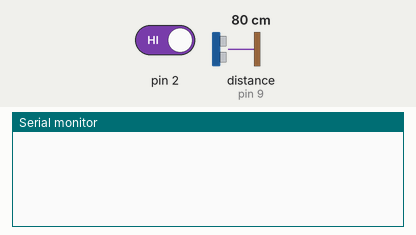
Recording of a sketch running on a simulated Arduino Uno, built with avr-gcc and run on an emulated ATmega328P. On the bench: the last lines printed to the serial monitor. The test bench sets the inputs (shaded band); at power-on: pin 2 HIGH, distance to the obstacle (sensor on pin 9) 80 cm. The echo pulse lasts 58.3 µs per cm.

Above: at 1.2 s.
1.3 s: pin 2 driven LOW
At 2.1 s:
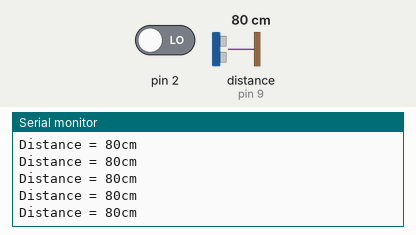
3.2 s: distance to the obstacle (sensor on pin 9) set to 2 cm
At 3.9 s:
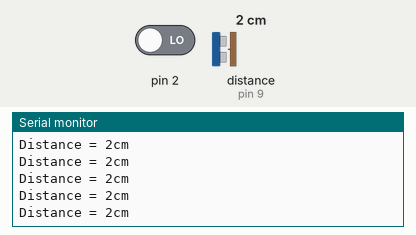
6.2 s: distance to the obstacle (sensor on pin 9) set to 18 cm
At 7.3 s:
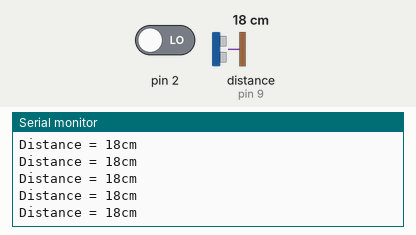
9.2 s: distance to the obstacle (sensor on pin 9) set to 4 cm
At 9.8 s:
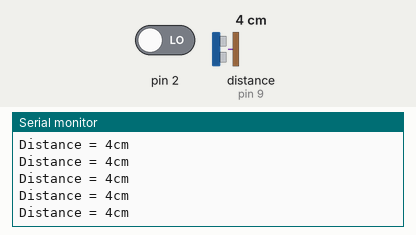
12.2 s: distance to the obstacle (sensor on pin 9) set to 35 cm
At 13.1 s:
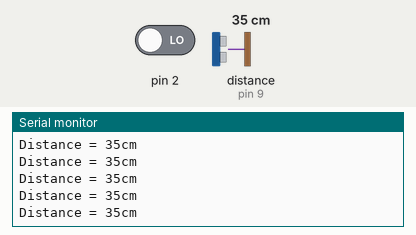
15.2 s: distance to the obstacle (sensor on pin 9) set to 299 cm
At 15.41 s:
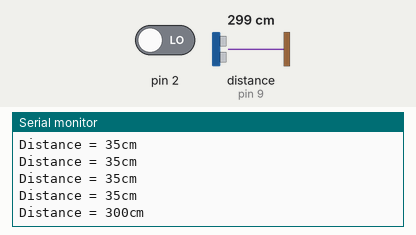
Timing chart, 0 to 18.2 s (numbered marks = the images above; inputs shaded):
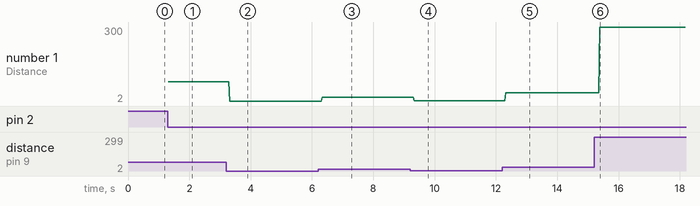

The sketch:

LAB09-checkpoint3.ino
```cpp
#include <LiquidCrystal.h> // include the library code
LiquidCrystal lcd(12, 7, 5, 4, 3,13); // initialize interface pins

const byte ledPin=10;
const byte TrigPin = 8;
const byte EchoPin = 9;
long duration;

void setup()
{
Serial.begin(9600);
pinMode(TrigPin,OUTPUT);
pinMode(EchoPin,INPUT);
digitalWrite(ledPin,HIGH);
attachInterrupt(0,doEncoder,LOW);
}

void loop(){
  noInterrupts();
digitalWrite(ledPin,HIGH);
digitalWrite(ledPin,LOW);
  interrupts();
}

void doEncoder()
{
  long cm;
digitalWrite(TrigPin,LOW);
delayMicroseconds(2);
digitalWrite(TrigPin,HIGH);
delayMicroseconds(10);
digitalWrite(TrigPin,LOW);
delayMicroseconds(2);
duration = pulseIn(EchoPin,HIGH);
cm = duration/58;
if(cm>0)
{
  delay(2000);
  Serial.print( "Distance = ");
  Serial.print(cm);
  Serial.println("cm");
   lcd.clear();
   lcd.print("Distance = ");
   lcd.print(cm);
}

}
```

Measured:
- after the input at 1.3 s, the serial monitor: prints a new line at once (image 1)
- after the input at 3.2 s, the serial monitor: prints a new line after 0.12 s (image 2)
- after the input at 6.2 s, the serial monitor: prints a new line after 0.13 s (image 3)
- after the input at 9.2 s, the serial monitor: prints a new line after 0.13 s (image 4)
- after the input at 12.2 s, the serial monitor: prints a new line after 0.12 s (image 5)
- after the input at 15.2 s, the serial monitor: prints a new line after 0.19 s (image 6)
- plotted number 1: 80 → 2 after the input at 3.2 s, 2 → 18 after the input at 6.2 s, 18 → 4 after the input at 9.2 s, 4 → 35 after the input at 12.2 s, 35 → 300 after the input at 15.2 s
